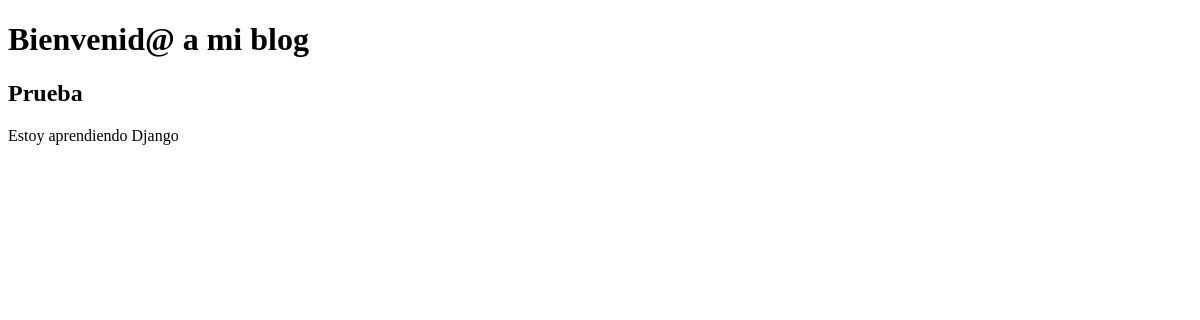
Before: / with the older database file.
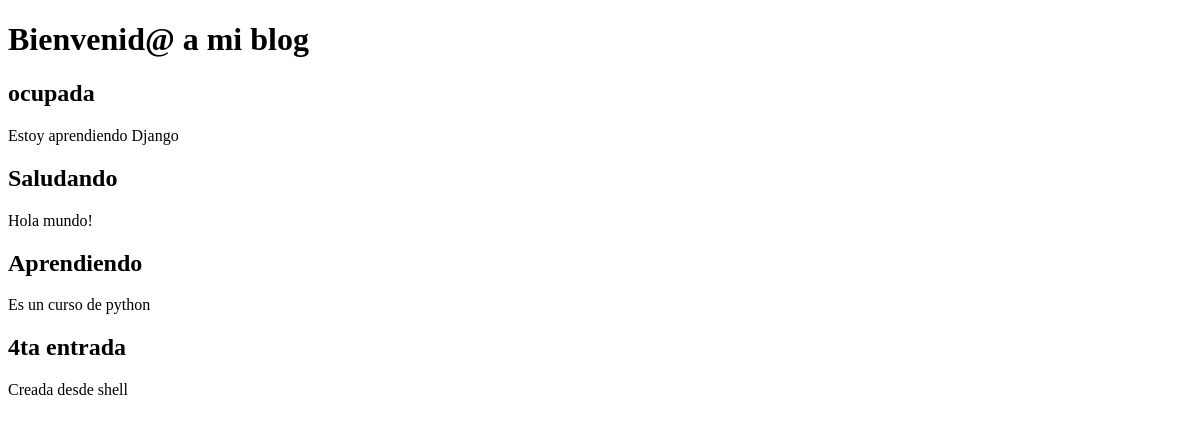
After: the same page with the newer database file.
### blog/models.py (models this page shows, shortened)
class Post(models.Model):
    title = models.CharField(max_length=200, verbose_name = "Titulo")
    content = models.TextField(verbose_name = "Contenido")

### blog/views.py (the view)
# urls.py: 2. Add a URL to urlpatterns:  path('', views.home, name='home')
def home(request):
    posts = Post.objects.all()
    return render(request,"blog/home.html",{'posts':posts})

### blog/templates/blog/home.html (shortened to what this page needs)
<!DOCTYPE html>
<html lang="en">
<head>
</head>
<body>
    <h1>Bienvenid@ a mi blog</h1>
    {% for post in posts %}
    <div>
        <h2>{{ post.title }}</h2>
        <p>{{ post.content }}</p>
    </div>
    {% endfor %}
</body>
</html>

Changed rows visible on the page:
changed Post "Estoy aprendiendo Django": title "Prueba" → "ocupada"
added Post: title "Saludando", content "Hola mundo!"
added Post: title "Aprendiendo", content "Es un curso de python"
added Post: title "4ta entrada", content "Creada desde shell"
